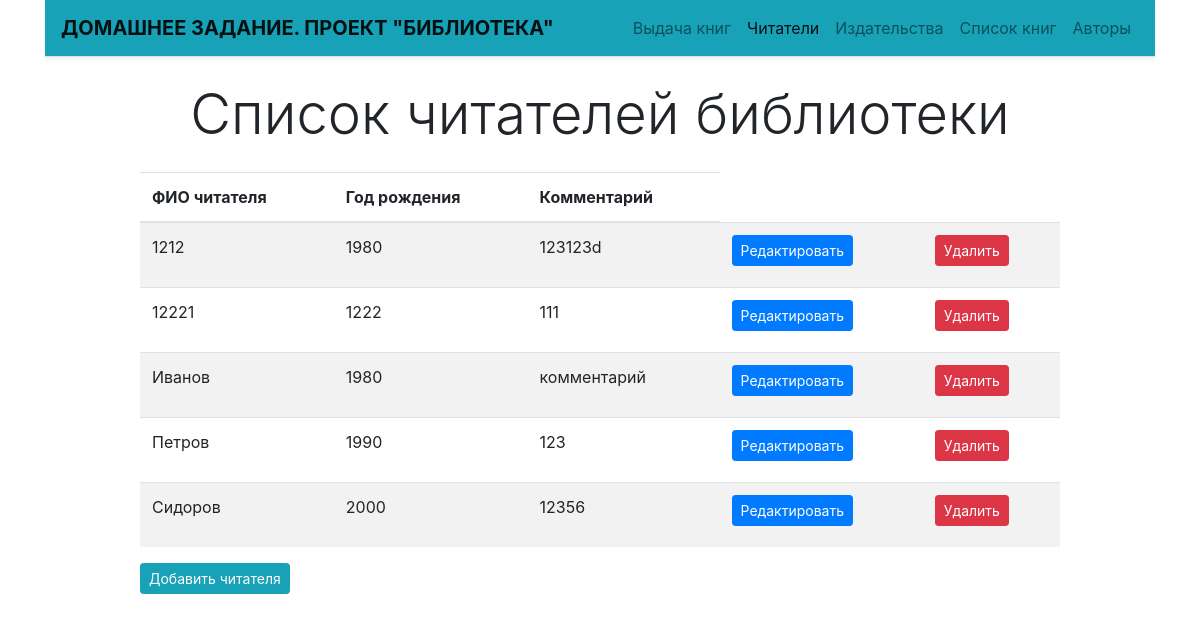
Page /reader/ on the earlier database version.
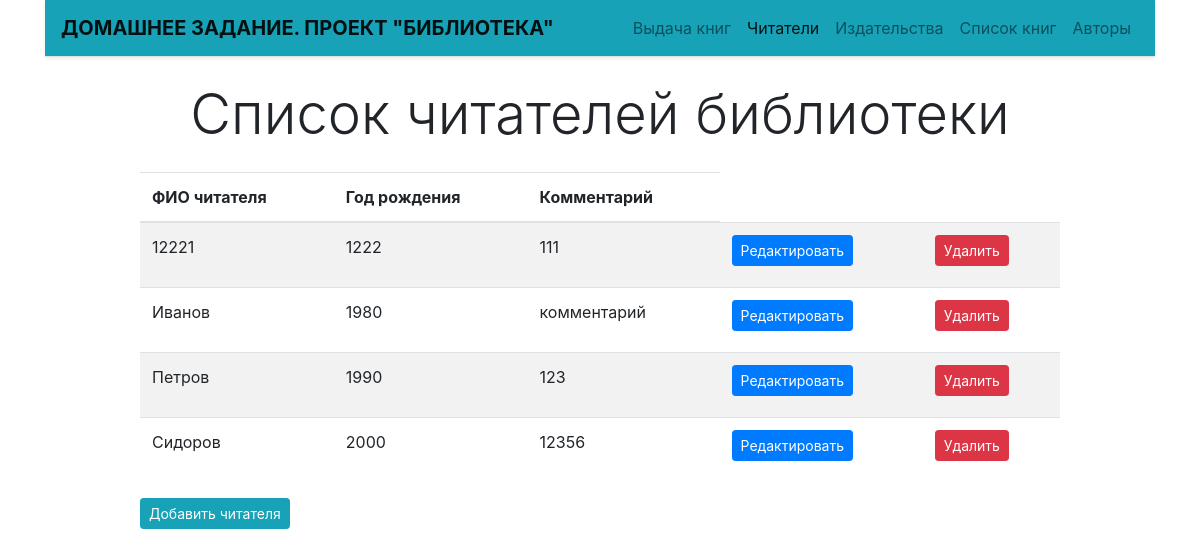
Same page on the later database version.
### reader/models.py (models this page shows, shortened)
class Reader(models.Model):
    full_name = models.TextField(max_length=100, unique=True, verbose_name='ФИО читателя')
    birth_year = models.SmallIntegerField(verbose_name='Год рождения', null = True)
    comment = models.TextField(max_length=100, unique=True, verbose_name='Комментарий', null = True)
    class Meta:
        verbose_name = 'Читатель'
        verbose_name_plural = 'Читатели'
        ordering = ['full_name']

### reader/views.py (the view)
# urls.py: path('', reader_list, name='reader_list'),
def reader_list(request):
    template = loader.get_template('reader_list.html')
    reader = Reader.objects.all()
    reader_data = {
        "objects_list": reader,
    }
    return HttpResponse(template.render(reader_data, request))

### reader/templates/reader_list.html (shortened to what this page needs)
{% extends 'base.html' %}
{% block content %}
<h3 class="display-4 text-center my-4">Список читателей библиотеки</h3>
<div class="row">
    <div class="col-md-10 mx-auto">
        <table class="table table-striped">
            <thead>
                <tr>
                    <th> ФИО читателя </th>
                    <th> Год рождения </th>
                    <th> Комментарий </th>
                </tr>
            </thead>
            <tbody>
                {% for item in objects_list %}
                <tr>
                    <td>
                        <p>{{ item.full_name }}</p>
                    </td>
                    <td>
                        <p>{{ item.birth_year }}</p>
                    </td>
                    <td>
                        <p>{{ item.comment }}</p>
                    </td>
                    <td>
                        <a href="{% url 'reader:reader_update' pk=item.id %}">
                            <button type="button" class="btn btn-primary btn-sm">Редактировать</button>
                        </a>
                    </td>
                    <td>
                        <a href="{% url 'reader:reader_delete' pk=item.id %}">
                            <button type="button" class="btn btn-danger btn-sm">Удалить</button>
                        </a>
                    </td>
                </tr>
                {% endfor %}
            </tbody>
        </table>
    </div>
</div>
<div class="row">
    <div class="col-md-10 mx-auto">
        <a href="{% url 'reader:reader_create' %}">
            <button type="button" class="btn btn-info btn-sm">Добавить читателя</button>
        </a>
    </div>
</div>
{% endblock %}

Differences in the rows shown:
removed Reader: full_name "1212", birth_year "1980", comment "123123d"
